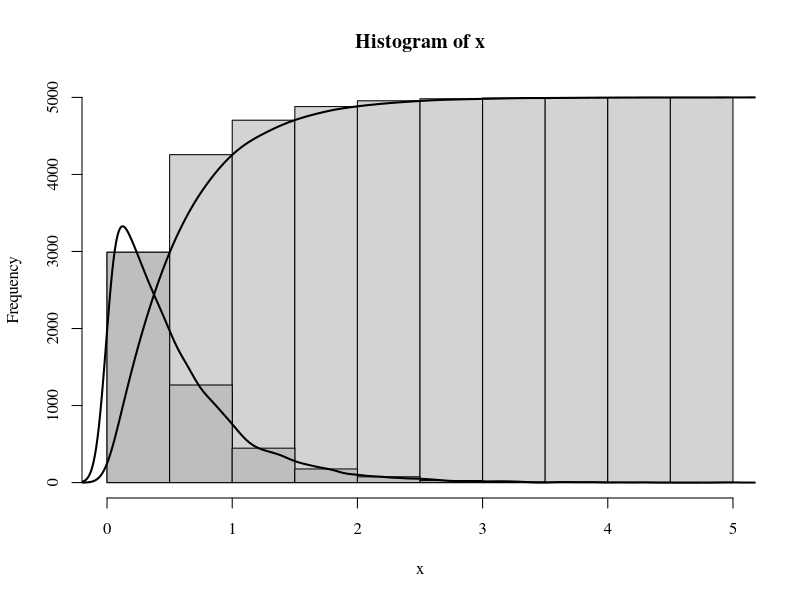
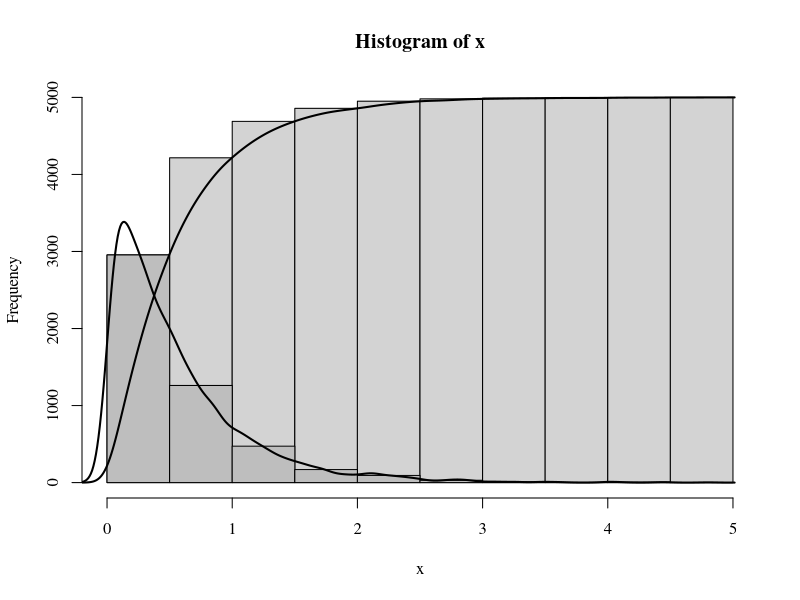

Write R code to recreate these figures, in order.
par(family = 'serif')
setwd("/Users/mikhailgaerlan/Box Sync/Education/UC Davis/2016-2017 Spring/STA 243 Computational Statistics/Assignments/Assignment 3")
rm(list=ls())

alpha1 = 1
alpha2 = pi/2

q = function(x){
  return(exp(-x)/(1+x^2))
}
g1 = function(x){
  return(exp(-x))
}
g2 = function(x){
  return(2/(pi*(1+x^2)))
}
sampleg1 = function(n){
  x = 0*(1:n)
  for(i in 1:n){
    u = runif(1)
    x[i] = -log(1-u)
  }
  return(x)
}
sampleg2 = function(n){
  x = 0*(1:n)
  for(i in 1:n){
    u = runif(1)
    x[i] = tan(pi*u/2)
  }
  return(x)
}
samplef = function(n,o){
  x2 = 0*(1:n)
  j = 0
  for (i in 1:n){
    test = T
    while (test){
      if (o == 1){
        test2 = T
        while (test2){
          x = sampleg1(1)
          if (x < 5){
            test2 = F
          }
        }
        j = j + 1
        if (runif(1) < q(x)/(alpha1*g1(x))){
          x2[i] = x
          test = F
        }
      } else {
        test2 = T
        while (test2){
          x = sampleg2(1)
          if (x < 5){
            test2 = F
          }
        }
        j = j + 1
        if (runif(1) < q(x)/(alpha2*g2(x))){
          x2[i] = x
          test = F
        }
      }
    }
  }
  print(j)
  return(x2)
}

x = samplef(5000,1)
h = hist(x,plot=F)
hcum = h
hcum$counts=cumsum(hcum$counts)
plot(hcum)
plot(h,add=T,col='grey')
d = density(x)
lines(d$x,d$y*length(x)*diff(h$breaks)[1],lwd=2)
lines(d$x,cumsum(d$y)/max(cumsum(d$y))*length(x),lwd=2)

x = samplef(5000,2)
h = hist(x,plot=F)
hcum = h
hcum$counts=cumsum(hcum$counts)
plot(hcum)
plot(h,add=T,col='grey')
d = density(x)
lines(d$x,d$y*length(x)*diff(h$breaks)[1],lwd=2)
lines(d$x,cumsum(d$y)/max(cumsum(d$y))*length(x),lwd=2)